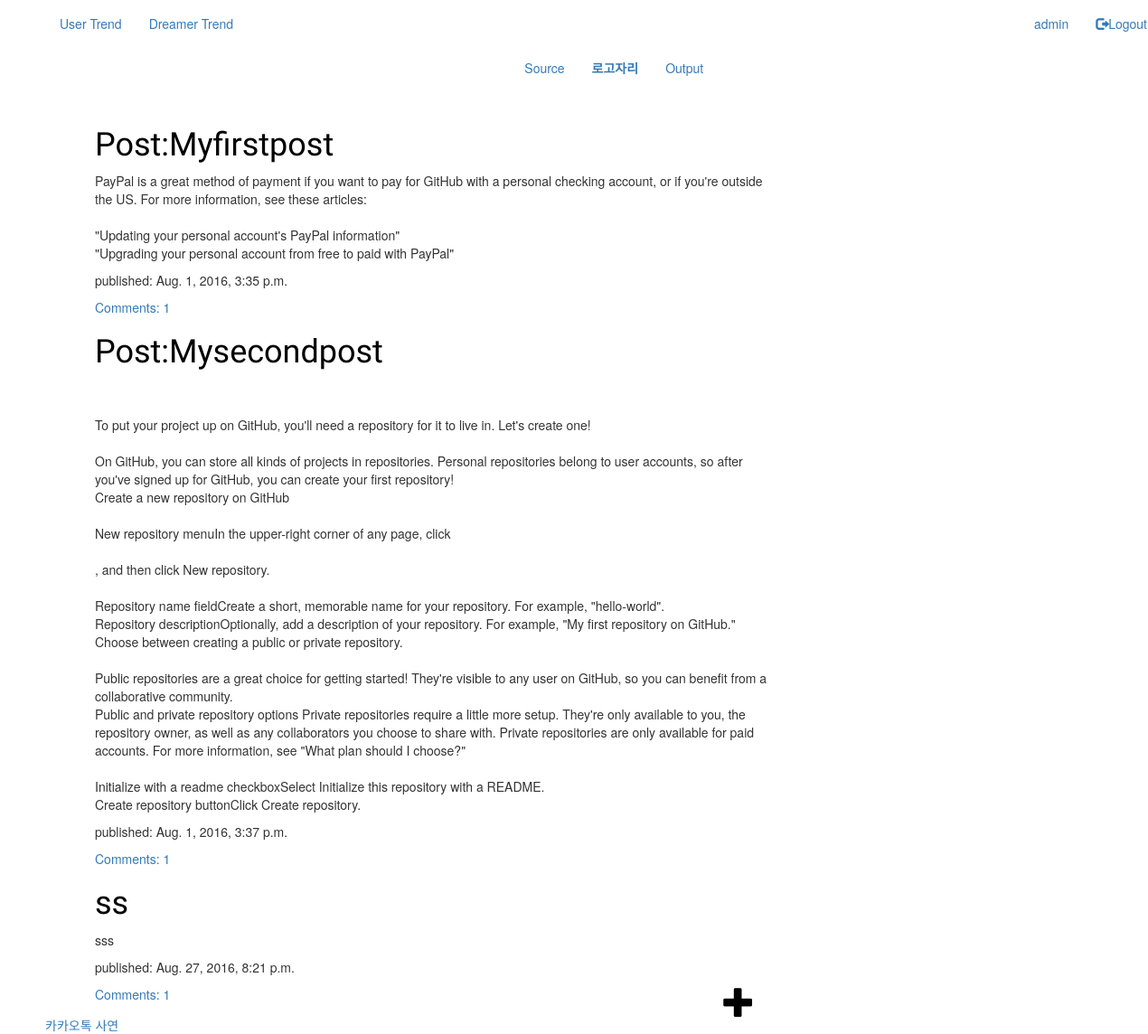
Page /source/ (signed in) on the committed database.
### Source/models.py (models this page shows, shortened)
class Post(models.Model):
    author = models.ForeignKey('auth.User')
    title = models.CharField(max_length=200)
    text = models.TextField()
    created_date = models.DateTimeField(
            default=timezone.now)
    def approved_comments(self):
    	return self.comments.filter(approved_comment=True)

### Source/views.py (the view)
# urls.py: url(r'^', views.post_list, name='post_list'),
def post_list(request):
	post = Post.objects.filter(created_date__lte=timezone.now()).order_by('created_date')
	return render(request, 'Source/post_list.html', {'post' : post})

### Source/templates/Source/post_list.html
{% extends 'base.html' %}
{% block content %}
{% for post in post %}
    <div>
        <h1><a href="{% url 'post_detail' pk=post.pk %}">{{ post.title }}</a></h1>
        <p>{{ post.text|linebreaksbr }}</p>
        <p>published: {{ post.created_date }}</p>
    </div>
<a href="{% url 'Source.views.post_detail' pk=post.pk %}">Comments: {{ post.approved_comments.count }}</a>
{% endfor %}
{% if user.is_authenticated %}
<a href="{% url 'post_new' %}" class="top-menu"><span class="glyphicon glyphicon-plus"></span></a>
{% endif %}
{% endblock %}

### AMGallery/static/css/AMGallery.css (style rules this page uses)
h1 a { color:#000000 ; font-family: 'Poiret One', cursive; }
body { padding-left: 50px; }
h1, h2, h3, h4 { font-family: 'Poiret One', cursive; }
.top-menu, .top-menu:hover, .top-menu:visited { color: #000000; float: right; font-size: 26pt; margin-right: 20px; }

### rows in the picture
Post: title "Post:Myfirstpost", text "PayPal is a great method of payment if you want to pay for GitHub with a personal checking account, or if you're outside the US. For more information, see these articles: \"Updating your personal account's PayPal information\" \"Upgrading your personal account from free to paid with PayPal\"", created_date "Aug. 1, 2016, 3:35 p.m.", approved_comments.count "1"
Post: title "Post:Mysecondpost", text "To put your project up on GitHub, you'll need a repository for it to live in. Let's create one! On GitHub, you can store all kinds of projects in repositories. Personal repositories belong to user accounts, so after you've signed up for GitHub, you can create your first repository! Create a new repository on GitHub New repository menuIn the upper-right corner of any page, click , and then click New repository. Repository name fieldCreate a short, memorable name for your repository. For example, \"hello-world\". Repository descriptionOptionally, add a description of your repository. For example, \"My first repository on GitHub.\" Choose between creating a public or private repository. Public…", created_date "Aug. 1, 2016, 3:37 p.m.", approved_comments.count "1"
Post: title "ss", text "sss", created_date "Aug. 27, 2016, 8:21 p.m.", approved_comments.count "1"
